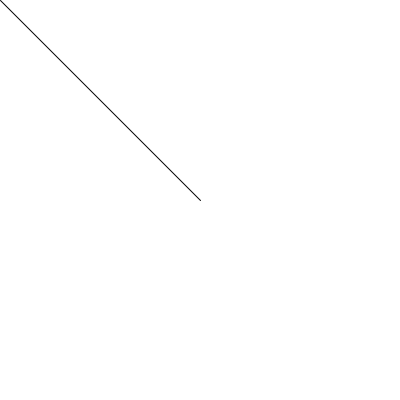
Frame 1 (no input)
Frame 60 (the mouse pressed at the canvas centre just before this capture): identical to frame 1, image omitted
Frame 120 (the mouse held since frame 60 and released just before this capture): blank canvas, image omitted

The Processing sketch that drew this single still picture (run headless with seeded random() and noise(); from frame 60 on, the mouse is pressed at the canvas centre):

// Processing sketch: processing_68337
// ── processing_68337.pde

float rads;

void setup() {
  size(400,400);
  smooth();
}


void draw() {
  background(255);
  
 
  rads = atan2( mouseY - 200, mouseX - 200);
  float distance = dist(mouseX,mouseY,200,200);
 
  line( 200 , 200, 200 + cos(rads) * distance, 200 + sin(rads) * distance);

}
